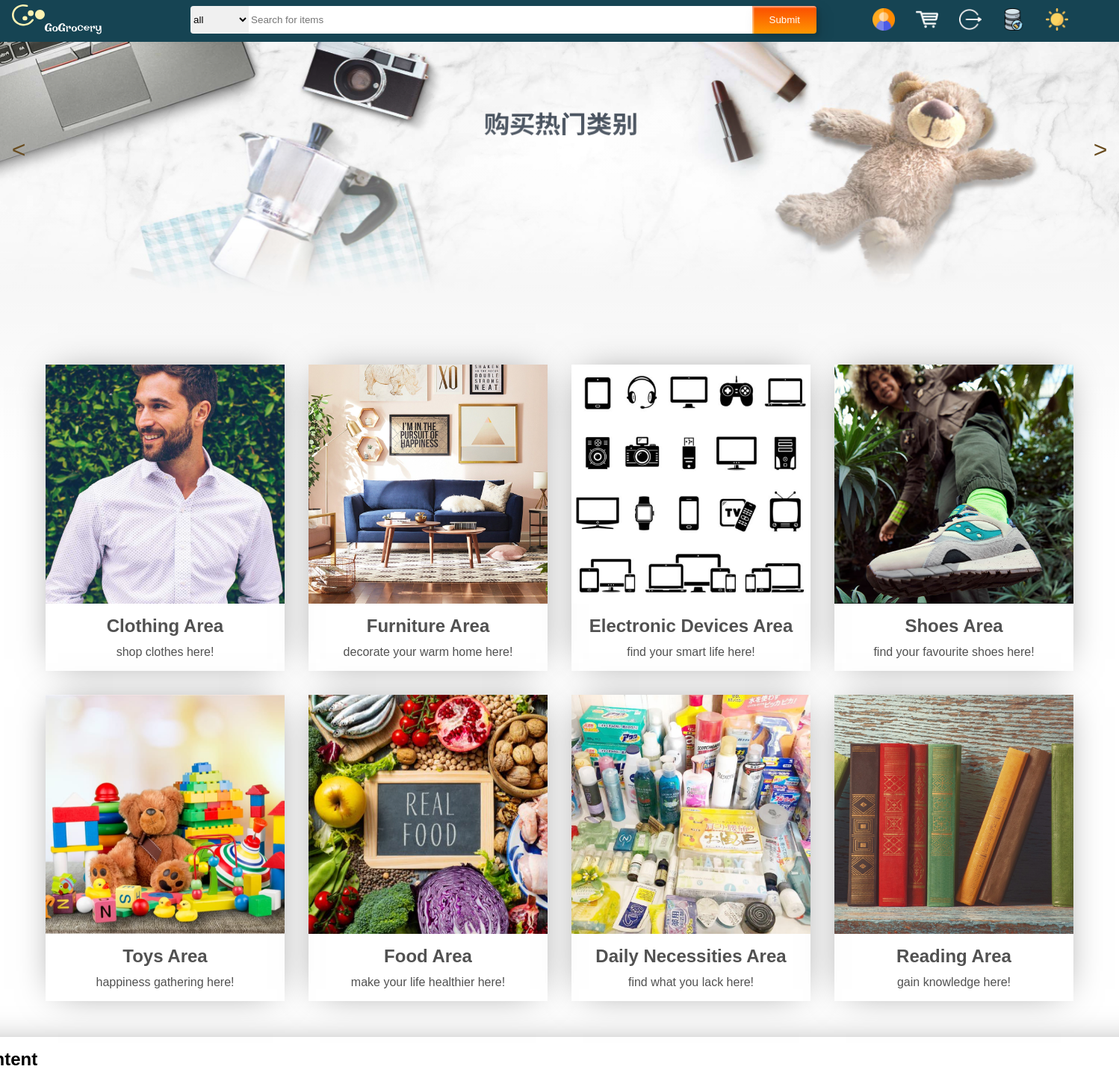
/ (signed in), run on an earlier commit of the app's database.
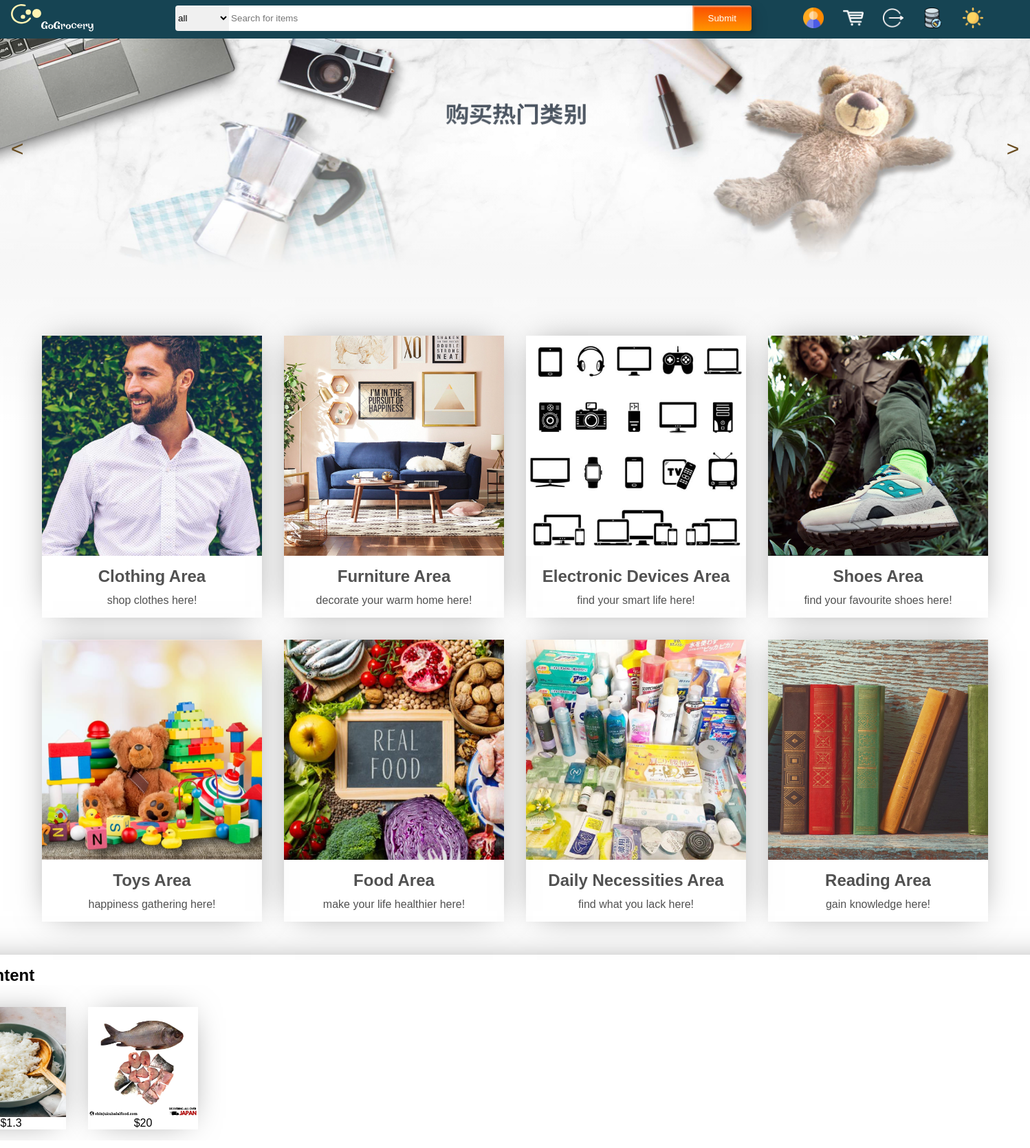
And on a later commit of the database.
### models.py (models this page shows)
class Order(db.Model):
    __tablename__ = 'orders'
    id = db.Column(db.Integer, primary_key=True, autoincrement=True)
    good_amount = db.Column(db.Integer, nullable=False)
    cost = db.Column(db.Integer, nullable=False)
    shopping_list_id = db.Column(db.Integer, db.ForeignKey('shoppingList.id'))
    product_id = db.Column(db.Integer, db.ForeignKey('product.id'))
    shopping_list = db.relationship('ShoppingList', backref='orders')
    product = db.relationship('Product', backref=backref('orders', cascade="all,delete"))

class Product(db.Model):
    __tablename__ = 'product'
    id = db.Column(db.Integer, primary_key=True, autoincrement=True)
    price = db.Column(db.Integer, nullable=False)
    name = db.Column(db.CHAR(200), nullable=False)
    description = db.Column(db.Text, nullable=False)
    tag = db.Column(db.CHAR(200), nullable=False)
    picture_address = db.Column(db.TEXT(2000), nullable=False)
    shop_id = db.Column(db.Integer, db.ForeignKey('shop.id'))
    shop = db.relationship('Shop', backref='products')

### app.py (the view)
@app.route('/', methods=['GET', 'POST'])
def index():
    db.create_all(app=app)
    searchForm = SearchForm()
    user = None
    if "email" in session:
        email = session["email"]
        user = Customer.query.filter_by(email=email).first()
    return render_template("index.html", user=user, categories=staticContents.categories, searchForm=searchForm)

### forms.py
class SearchForm(FlaskForm):
    product_name = StringField(validators=[Length(min=1, max=200, message="no more than 200 characters")])
    tag = SelectField(choices=[('All', 'all'), ('cloth', 'cloth'), ('furniture', 'furniture'), ('electronic', 'electronic'), ('shoe', 'shoe'), ('toy', 'toy'),
                               ('food', 'food'), ('necessity', 'necessity'), ('book', 'book'), ('else', 'else')])
    submit = SubmitField()

### templates/index.html (shortened to what this page needs)
{% extends "MainpageBase.html" %}
{% block csslink %}
    <link rel="stylesheet" href="../static/css/fluidImage.css">
    <link rel="stylesheet" href="../static/css/cardContent.css">
    <link rel="stylesheet" href="../static/css/shoppingCartMain.css">
{% endblock %}
{% block body %}
    <div class="whole-container">
        <div id="fluid-image-container">
            <ul id="image-list">
                <li>
                    <div class="block-item" id="b1"></div>
                </li>
            </ul>
            <div class="prev">
                <
            </div>
            <div class="next">
                >
            </div>
        </div>
        <div class="content-area">
            <ul id="card-list">
                {% for category in categories %}
                    <li class="card-item">
                        <a class="category-image" href="/search?tag={{ category[4] }}" hover_image = '{{ category[1] }}'>
                        </a>
                        <a class="category-description" href="" >
                        <h2>{{category[2]}}</h2>
                        <p>{{category[3]}}</p>
                        </a>
                    </li>
                {% endfor %}
            </ul>
            {% if user != None %}
            <div class="shopping-cart-present">
                <h2>Your Shopping Cart Content</h2>
                <section id="slider">
                    <ul id="shopping-list">
                        {% for order in user.shoppingList[0].orders %}
                            <li class="shopping-item">
                                <a class="shopping-item-image" href="{{ url_for("User.shopping_bag") }}">
                                    <img src="{{ url_for("static", filename='product_img/' + order.product.picture_address) }}" alt="{{ order.product.description }}">
                                </a>
                                <p>${{ order.product.price }}</p >
                            </li>
                        {% endfor %}
                    </ul>
                </section>
            </div>
            {% endif %}
        </div>
    </div>
{% endblock %}

What changed in the data, as far as the page shows it:
added Order: picture_address (picture), product.price "1.3"
added Order: picture_address (picture), product.price "20"
